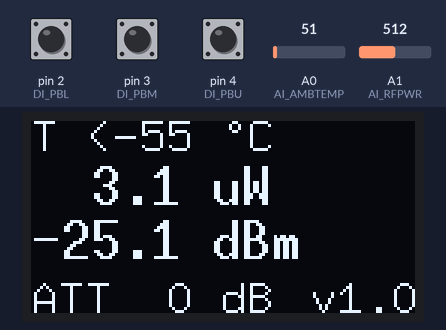
This sketch was run on a simulated Arduino Uno, built with avr-gcc and run on an emulated ATmega328P. On the bench: 128×64 one-colour display. The test bench sets the inputs (shaded band); at power-on: A1 (AI_RFPWR) = 512, pin 4 (DI_PBU) HIGH, pin 2 (DI_PBL) HIGH, pin 3 (DI_PBM) HIGH, A0 (AI_AMBTEMP) = 51. EEPROM starts erased.

Above: at 3.3 s.
3.4 s: A1 (AI_RFPWR) set to 542
At 4.2 s:
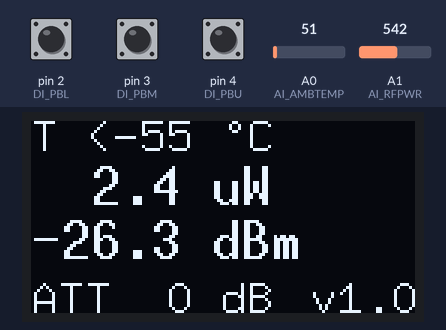
5.0 s: A1 (AI_RFPWR) set to 561
At 7.7 s:
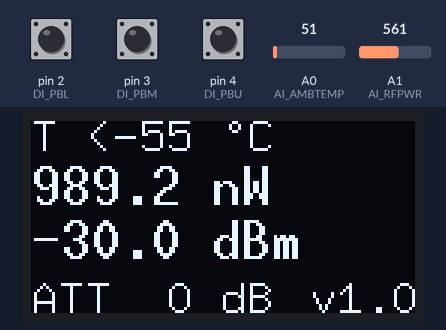
8.0 s: A1 (AI_RFPWR) set to 90
At 10.5 s:
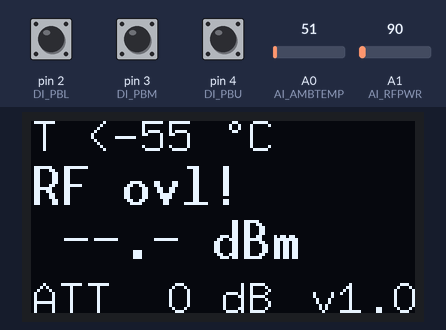
10.8 s: A1 (AI_RFPWR) set to 900
At 12.5 s:
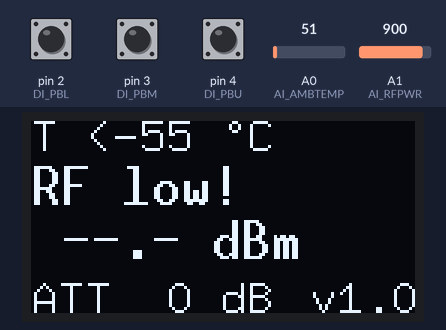
13.4 s: pin 4 (DI_PBU) pulled LOW for 1 s
At 15.2 s:
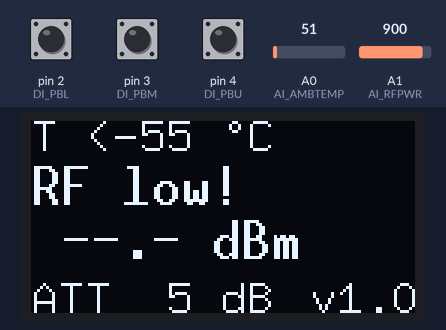
15.9 s: pin 4 (DI_PBU) pulled LOW for 0.15 s
At 17.0 s:
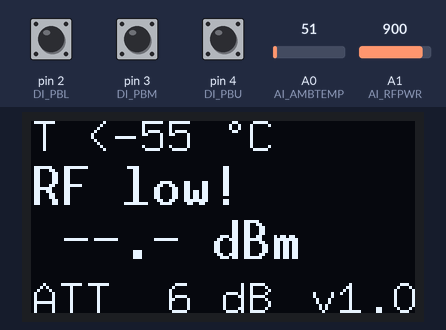

Measured:
- the behaviour switches between 560 and 561 on A1 (AI_RFPWR) (found by bisection; images 1 and 2)
- after the input at 3.4 s, the display: first changes after 0.14 s (image 1 shows a later state)
- after the input at 8.0 s, the display: first changes after 0.11 s (image 3 shows a later state)
- after the input at 10.8 s, the display: first changes after 0.23 s (image 4 shows a later state)
- after the input at 13.4 s, the display: first changes after 0.12 s (image 5 shows a later state)
- after the input at 15.9 s, the display: changes after 0.10 s (image 6)

The sketch:

RF-Powermeter_1v0.ino
```cpp
// (licence header left out)
#include <EEPROM.h>
#include <U8g2lib.h>

// Prototypes
void (*softReset)(void) = 0;  // JMP 0

// Debug on/off
//#define DEBUGON

// Version string
#define VERSION         F("v1.0")

// Digital pins
#define DI_PBU          4   // Upper pushbutton
#define DI_PBM          3   // Middle pushbutton
#define DI_PBL          2   // Lower pushbutton

// OLED pin definitions
#define OLED_RES        8
#define OLED_DC         9
#define OLED_CS         10

// Power and temperature measurement
#define AI_RFPWR        A1  // Analog input for ZX47 RF power equivalent voltage
#define AI_AMBTEMP      A0  // Analog input for ambient temperature equivalent voltage


// The value of the ADC reference voltage
// AREF connected via 10k to 3V3. With internal 32k -> ADCREF = 3,3V * 32k / (32k + 10k)
// Calcualted: 2.514V, Measured: 2.542V
#define ADCREF          2.542


// HW-SPI: CLK = 13, DIN = 11, CS = 10, DC = 9, RES = 8 / 180°
U8G2_SSD1306_128X64_NONAME_F_4W_HW_SPI u8g2(U8G2_R2, OLED_CS, OLED_DC, OLED_RES);


// Globals
char     strTempAmb[8]  = "       ";        // Ambient temperature string
//                        "<-55 °C"
//                        ">100 °C"
char     strPwrdBm[10]  = "         ";      // dBm power string
//                        "-50.0 dBm"
//                        " 54.0 dBm"
char     strPwrW[9]     = "        ";       // Watt power string
//                        "999.9 W "
//                        "999.9 mW"
//                        "999.9 uW"
//                        "999.9 nW"
char     strAtt[6]      = "     ";          // Attenuation string
//                        " 0 dB"
//                        "49 dB"

char     strUA0[5]      = "    ";           // A0 voltage of temperature (debug)
char     strUA1[5]      = "    ";           // A1 voltage of RF power (debug)
//                        "1.88"

char     strPBstate[5]  = "    ";           // Pusbutton state (debug)
//                        "PB:7"

uint8_t  u8Att          = 0;                // Attenuation
uint8_t  u8AttLast      = 0;                // Last attenuation
uint8_t  u8Count        = 0;                // Counter variable
uint8_t  u8IdxUPwrRaw   = 0;                // Index for battery averaging array
uint8_t  u8IdxUTempRaw  = 0;                // Index for battery averaging array
int16_t  as16UPwrRaw[20];                   // Initialized in setup()
int16_t  as16UTempRaw[20];                  // Initialized in setup()

double   dPwrW          = 0.0;              // Calculated RF power W
float    fPwrdBm        = 0.0;              // Calculated RF power dBm
float    fTamb          = 0.0;              // Calculated ambient temperature

int16_t  s16Tmp         = 0;                // Calculation dummy
char     strTmp[10]     = "         ";      // Temporary formatting dummy

int16_t  s16pushButtons = 0;                // State of the pushbuttons

uint32_t u32MillisCur   = 0;                // Current milliseconds
uint32_t u32MillisLast  = 0;                // Last milliseconds


void setup(void)
{
  // Set analog external reference
  analogReference(EXTERNAL);

  // Init digital I/Os
  pinMode(DI_PBU, INPUT_PULLUP);
  pinMode(DI_PBM, INPUT_PULLUP);
  pinMode(DI_PBL, INPUT_PULLUP);

  // Init ATT from EEPROM
  if ( EEPROM[0] > 49 )
  {
    EEPROM[0] = 0;  // ATT value not valid, set to 0
  }
  else
  {
    u8Att     = EEPROM[0];  // Read ATT value from EEPROM address 0
    u8AttLast = u8Att;
  }

  // Init power measurement array
  for ( u8Count = 0; u8Count < (sizeof(as16UPwrRaw)/2); u8Count++ )
  {
    as16UPwrRaw[u8Count] = analogRead(AI_RFPWR);      // Read ADC and fill array initially
  }

  // Init temperature measurement array
  for ( u8Count = 0; u8Count < (sizeof(as16UTempRaw)/2); u8Count++ )
  {
    as16UTempRaw[u8Count] = analogRead(AI_AMBTEMP);   // Read ADC and fill array initially
  }

  u32MillisLast = millis();

  // Init display
  u8g2.begin();

  u8g2.clearBuffer(); // Clear the internal display memory
  u8g2.setFont(u8g2_font_10x20_tf);
  showSplash();
  u8g2.sendBuffer();  // Transfer internal memory to the display
  delay(2000);

}


void loop(void)
{
  // ===== Attenuation =====
  // Read pushbutton states
  s16pushButtons  =  (int)(!digitalRead(DI_PBU));
  s16pushButtons |= ((int)(!digitalRead(DI_PBM))) << 1;
  s16pushButtons |= ((int)(!digitalRead(DI_PBL))) << 2;

#if defined(DEBUGON)
  sprintf(strPBstate,"PB:%d", s16pushButtons);
#endif

  u32MillisCur = millis();

  if ( (u32MillisCur - u32MillisLast) > 200 )
  {
    if ( s16pushButtons )
    {
      switch(s16pushButtons)
      {
        case 1:   // Upper PB -> Attenuation++
                  if ( ++u8Att > 49 )
                  {
                    u8Att = 49;
                  }
                  break;

        case 2:   // Middle PB -> Attenuation--
                  if ( u8Att > 0 )
                  {
                    u8Att--;
                  }
                  break;

        case 7:   // Upper PB + Middle PB + Lower PB -> Reset
                  softReset();
                  break;

        default:  break;

      }

    if ( u8Att != u8AttLast )
    {
      EEPROM[0] = u8Att;
      u8AttLast = u8Att;
    }

    u32MillisLast  = millis();
    }
  }

  // ===== RF power =====
  // Read RF power equivalent voltage and filter
  as16UPwrRaw[u8IdxUPwrRaw] = analogRead(AI_RFPWR);  // Read RF power equivalent voltage (raw ADC)

  if ( ++u8IdxUPwrRaw > ( (sizeof(as16UPwrRaw) / 2) - 1 ) )
  {
    u8IdxUPwrRaw = 0;  // Reset index
  }

   // Accumulate array and average
  s16Tmp = 0;
  for ( u8Count = 0; u8Count < (sizeof(as16UPwrRaw) / 2); u8Count++ )
  {
    s16Tmp += as16UPwrRaw[u8Count];
  }

  s16Tmp = s16Tmp / (sizeof(as16UPwrRaw) / 2);

#if defined(DEBUGON)
  dtostrf((((float)s16Tmp+0.5) * (ADCREF/1024.0)), 4, 2, strUA1);
#endif

  // Power calculation
  // See https://ww2.minicircuits.com/pages/s-params/ZX47-55+_VIEW.pdf
  // Approached linear function f(x) = m*x + b from table "Output Voltage vs. Input Power @+25°C @2000MHz" on page 1
  // 1,88V -> -50dBm / 0,54V -> 5dBm
  fPwrdBm  = (-2750.0/67.0) * (((float)s16Tmp+0.5) * (ADCREF/1024.0)) + (1820.0/67.0);

  if ( s16Tmp > 583 ) // > 1,88V/< -50dBm
  {
    sprintf(strPwrW,"RF low! ");
    sprintf(strPwrdBm," --.- dBm");
  }
  else
  {
    if ( s16Tmp < 167 ) // < 0,54V/ > 5dBm
    {
      sprintf(strPwrW,"RF ovl! ");
      sprintf(strPwrdBm," --.- dBm");
    }
    else
    {
      fPwrdBm += (float)u8Att;

      dtostrf(fPwrdBm, 5, 1, strTmp);
      sprintf(strPwrdBm,"%5s dBm", strTmp);

      // Convert W from dBm and autorange
      if ( fPwrdBm < -30.0 )  // < 1uW: 0.1nW .. 999.9nW
      {
        dPwrW   = pow(10, (fPwrdBm/10.0)) * 1e6; // Calculate RF power in nW
        dtostrf(dPwrW, 5, 1, strTmp);
        sprintf(strPwrW,"%5s nW", strTmp);
      }
      else
      {
        if ( fPwrdBm < 0.0 )  // < 1mW: 0.1uW .. 999.9uW
        {
          dPwrW   = pow(10, (fPwrdBm/10.0)) * 1e3; // Calculate RF power in uW
          dtostrf(dPwrW, 5, 1, strTmp);
          sprintf(strPwrW,"%5s uW", strTmp);
        }
        else
        {
          if ( fPwrdBm < 30.0 )  // < 1W: 0.1mW .. 999.9mW
          {
            dPwrW   = pow(10, (fPwrdBm/10.0));    // Calculate RF power in mW
            dtostrf(dPwrW, 5, 1, strTmp);
            sprintf(strPwrW,"%5s mW", strTmp);
          }
          else                  // > 1W: 1W .. 999.9W
          {
            dPwrW   = pow(10, (fPwrdBm/10.0)) * 1e-3;    // Calculate RF power in W
            dtostrf(dPwrW, 5, 1, strTmp);
            sprintf(strPwrW,"%5s W ", strTmp);
          }
        }
      }
    }
  }


  // ===== Temperature =====
  // Read temperature equivalent voltage and filter
  as16UTempRaw[u8IdxUTempRaw] = analogRead(AI_AMBTEMP);  // Read temperature equivalent voltage (raw ADC)

  if ( ++u8IdxUTempRaw > ( (sizeof(as16UTempRaw) / 2) - 1 ) )
  {
    u8IdxUTempRaw = 0;  // Reset index
  }

   // Accumulate array and average
  s16Tmp = 0;
  for ( u8Count = 0; u8Count < (sizeof(as16UTempRaw) / 2); u8Count++ )
  {
    s16Tmp += as16UTempRaw[u8Count];
  }

  s16Tmp = s16Tmp / (sizeof(as16UTempRaw) / 2);

#if defined(DEBUGON)
  dtostrf((((float)s16Tmp+0.5) * (ADCREF/1024.0)), 4, 2, strUA0);
#endif

  // Temperature calculation
  // See https://ww2.minicircuits.com/pages/s-params/ZX47-55+_VIEW.pdf
  // Approached linear function f(x) = m*x + b from table "Temperature Sensor Voltage Vs Ambient" on page 4
  // 0,44V -> -55°C / 0,77V -> 100°C
  fTamb = (15500.0/33.0) * (((float)s16Tmp+0.5) * (ADCREF/1024.0)) - (785.0/3.0);

  // Build string
  if ( fTamb < -55.0 )  // Temp too low
  {
    sprintf(strTempAmb,"<-55 %cC", (char)176);
  }
  else
  {
    if ( fTamb > 100.0 )  // Temp too high
    {
      sprintf(strTempAmb,">100 %cC", (char)176);
    }
    else
    {
      dtostrf(fTamb, 3, 0, strTmp);
      sprintf(strTempAmb," %3s %cC", strTmp, (char)176);
    }
  }

  // ===== Attenuation =====
  sprintf(strAtt,"%2d dB", u8Att);

  updateScreen();
}


void updateScreen(void)
{
  u8g2.clearBuffer(); // Clear the internal display memory

  u8g2.setFont(u8g2_font_10x20_tf);

  // Power readings
  // Watts
  u8g2.setCursor(0, 28);
  u8g2.print(strPwrW);
  // dBm
  u8g2.setCursor(0, 46);
  u8g2.print(strPwrdBm);

  u8g2.setFont(u8g2_font_9x15_tf);

#if defined(DEBUGON)

  // A0 voltage
  u8g2.setCursor(93, 10);
  u8g2.print(strUA0);

  // Pushbutton state
  u8g2.setCursor(93, 28);
  u8g2.print(strPBstate);

  // A1 voltage
  u8g2.setCursor(93, 46);
  u8g2.print(strUA1);

#endif

  // Attenuation
  u8g2.setCursor(0, 64);
  u8g2.print(F("ATT ")); u8g2.print(strAtt);

  // Version
  u8g2.setCursor(93, 64);
  u8g2.print(VERSION);

  // Temperature
  u8g2.setCursor(0, 10);
  u8g2.print(F("T ")); u8g2.print(strTempAmb);

  u8g2.sendBuffer();  // Transfer internal memory to the display

return;
}


void showSplash(void)
{
    u8g2.setCursor(35, 13);
    u8g2.print(F("ZX47 RF"));
    u8g2.setCursor(15, 29);
    u8g2.print(F("Powermeter"));
    u8g2.setCursor(10, 45);
    u8g2.print(F("-55..5 dBm"));
    u8g2.setCursor(45, 64);
    u8g2.print(VERSION);

return;
}
```
